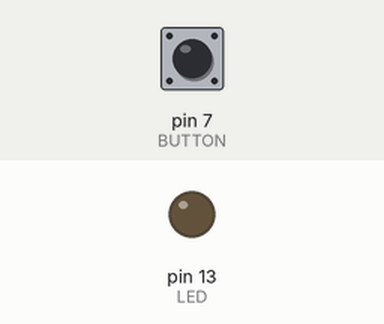
Simulated run of this sketch. Board: Arduino Uno, built with avr-gcc and run on an emulated ATmega328P. Shown: output pins drawn as LEDs (lit = HIGH). The test bench sets the inputs (shaded band); at power-on: pin 7 (BUTTON) HIGH.

Above: at 1.2 s.
1.3 s: pin 7 (BUTTON) pulled LOW for 0.15 s
At 1.8 s:
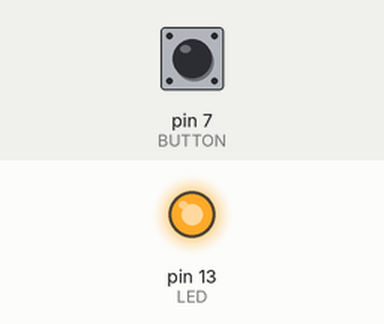
2.9 s: pin 7 (BUTTON) pulled LOW for 1 s
At 4.2 s:
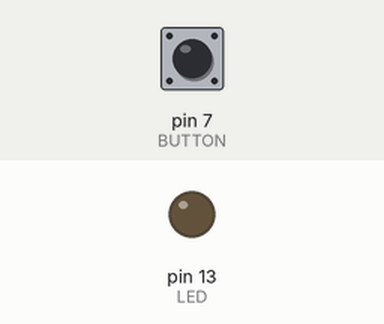
5.4 s: pin 7 (BUTTON) pulled LOW for 3.2 s
At 6.1 s:
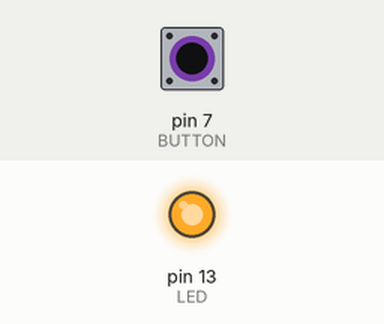
Timing chart, 0 to 8.4 s (numbered marks = the images above; inputs shaded):
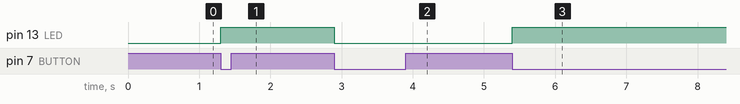

Measured:
- after the input at 1.3 s, pin 13 (LED): LOW → HIGH at once
- after the input at 2.9 s, pin 13 (LED): HIGH → LOW at once
- after the input at 5.4 s, pin 13 (LED): LOW → HIGH at once

The sketch:

Example02.ino
```cpp
// Example 02: Turn on LED while the button is pressed
const int LED = 13; // the pin for the LED
const int BUTTON = 7; // the input pin where the
// pushbutton is connected
int pstate = 0; // val will be used to store the state
int pval = digitalRead(BUTTON);
int state = 0;
// of the input pin
void setup() {
	pinMode(LED, OUTPUT); // tell Arduino LED is an output
	pinMode(BUTTON, INPUT); // and BUTTON is an input
}
void loop(){
	int val = digitalRead(BUTTON); // read input value and store it
	// KEY UP
	if(pval != val && val == LOW){
		state = 1 - state;
	}

	if( state != pstate ) {
		if(state == 1)
			digitalWrite(LED, HIGH);
		else
			digitalWrite(LED, LOW);
	}

	pstate = state;
	pval = val;
}
```
